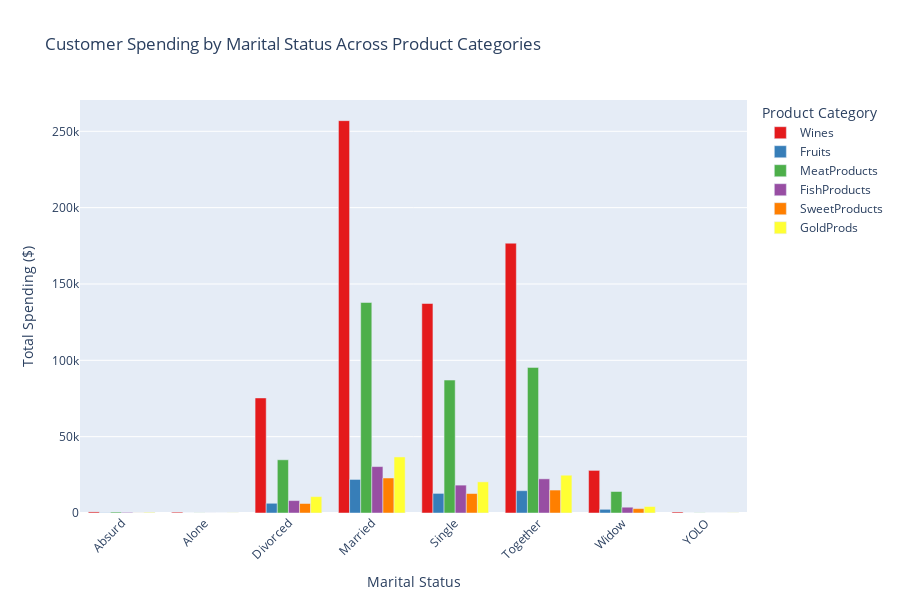

The code cell stored with this chart in its notebook:
### Markdown cell above
### Task B.2 (15 points)

i. Consider that customers are grouped by their **marital statuses**. Develop a bar chart with several sets of bars, in which:

* Each set of bars (bars of the same color) represent the spendings by customers from different groups on a specific product category. For example, customers of "single", "married", ..., on Fruits.
* Within each group, the chart should allow you to easily compare the spending of customers on different product categories (e.g., idenfity the highest spending category by single customers).

ii. Further, answer the following questions in a **text (markdown) cell** and make sure to explain your answer based on the chart:
* For each marital status group, which category of product do they spend the highest amount on?
* Does the marital status affect customers' spending distribution across the product categories?  How?

### Code cell
import plotly.express as px

# Product spending columns
product_columns = ['MntWines', 'MntFruits', 'MntMeatProducts', 
                   'MntFishProducts', 'MntSweetProducts', 'MntGoldProds']

# Calculate total spending by marital status for each product category
marital_spending = df.groupby('Marital_Status')[product_columns].sum().reset_index()

# Reshape data to long format for plotting
marital_spending_long = marital_spending.melt(
    id_vars='Marital_Status',
    value_vars=product_columns,
    var_name='Product_Category',
    value_name='Total_Spending'
)

# Clean up product category names (remove 'Mnt' prefix)
marital_spending_long['Product_Category'] = marital_spending_long['Product_Category'].str.replace('Mnt', '')

# Create GROUPED bar chart
fig = px.bar(
    marital_spending_long,
    x='Marital_Status',
    y='Total_Spending',
    color='Product_Category',
    barmode='group',  # This creates side-by-side bars
    title='Customer Spending by Marital Status Across Product Categories',
    labels={
        'Total_Spending': 'Total Spending ($)',
        'Marital_Status': 'Marital Status',
        'Product_Category': 'Product Category'
    },
    color_discrete_sequence=px.colors.qualitative.Set1
)

fig.update_layout(
    xaxis_tickangle=-45,
    height=600,
    showlegend=True,
    legend_title_text='Product Category'
)

fig.show()

### Figure 1 — Plotly figure (JSON) as saved in the notebook; plotly's stock layout.template omitted (floating-point values rounded to 4 significant figures)
{"data": [{"alignmentgroup": "True", "hovertemplate": "Product Category=Wines<br>Marital Status=%{x}<br>Total Spending ($)=%{y}<extra></extra>", "legendgroup": "Wines", "marker": {"color": "rgb(228,26,28)", "pattern": {"shape": ""}}, "name": "Wines", "offsetgroup": "Wines", "orientation": "v", "showlegend": true, "textposition": "auto", "type": "bar", "x": ["Absurd", "Alone", "Divorced", "Married", "Single", "Together", "Widow", "YOLO"], "xaxis": "x", "y": [711, 554, 75364, 256976, 137217, 176715, 27902, 644], "yaxis": "y"}, {"alignmentgroup": "True", "hovertemplate": "Product Category=Fruits<br>Marital Status=%{x}<br>Total Spending ($)=%{y}<extra></extra>", "legendgroup": "Fruits", "marker": {"color": "rgb(55,126,184)", "pattern": {"shape": ""}}, "name": "Fruits", "offsetgroup": "Fruits", "orientation": "v", "showlegend": true, "textposition": "auto", "type": "bar", "x": ["Absurd", "Alone", "Divorced", "Married", "Single", "Together", "Widow", "YOLO"], "xaxis": "x", "y": [169, 12, 6363, 21981, 12840, 14612, 2422, 6], "yaxis": "y"}, {"alignmentgroup": "True", "hovertemplate": "Product Category=MeatProducts<br>Marital Status=%{x}<br>Total Spending ($)=%{y}<extra></extra>", "legendgroup": "MeatProducts", "marker": {"color": "rgb(77,175,74)", "pattern": {"shape": ""}}, "name": "MeatProducts", "offsetgroup": "MeatProducts", "orientation": "v", "showlegend": true, "textposition": "auto", "type": "bar", "x": ["Absurd", "Alone", "Divorced", "Married", "Single", "Together", "Widow", "YOLO"], "xaxis": "x", "y": [625, 79, 34848, 137888, 87064, 95374, 14085, 100], "yaxis": "y"}, {"alignmentgroup": "True", "hovertemplate": "Product Category=FishProducts<br>Marital Status=%{x}<br>Total Spending ($)=%{y}<extra></extra>", "legendgroup": "FishProducts", "marker": {"color": "rgb(152,78,163)", "pattern": {"shape": ""}}, "name": "FishProducts", "offsetgroup": "FishProducts", "orientation": "v", "showlegend": true, "textposition": "auto", "type": "bar", "x": ["Absurd", "Alone", "Divorced", "Married", "Single", "Together", "Widow", "YOLO"], "xaxis": "x", "y": [411, 23, 8130, 30395, 18262, 22383, 3793, 8], "yaxis": "y"}, {"alignmentgroup": "True", "hovertemplate": "Product Category=SweetProducts<br>Marital Status=%{x}<br>Total Spending ($)=%{y}<extra></extra>", "legendgroup": "SweetProducts", "marker": {"color": "rgb(255,127,0)", "pattern": {"shape": ""}}, "name": "SweetProducts", "offsetgroup": "SweetProducts", "orientation": "v", "showlegend": true, "textposition": "auto", "type": "bar", "x": ["Absurd", "Alone", "Divorced", "Married", "Single", "Together", "Widow", "YOLO"], "xaxis": "x", "y": [61, 21, 6222, 22926, 12751, 15031, 2878, 6], "yaxis": "y"}, {"alignmentgroup": "True", "hovertemplate": "Product Category=GoldProds<br>Marital Status=%{x}<br>Total Spending ($)=%{y}<extra></extra>", "legendgroup": "GoldProds", "marker": {"color": "rgb(255,255,51)", "pattern": {"shape": ""}}, "name": "GoldProds", "offsetgroup": "GoldProds", "orientation": "v", "showlegend": true, "textposition": "auto", "type": "bar", "x": ["Absurd", "Alone", "Divorced", "Married", "Single", "Together", "Widow", "YOLO"], "xaxis": "x", "y": [408, 81, 10739, 36719, 20397, 24754, 4245, 84], "yaxis": "y"}], "layout": {"barmode": "group", "height": 600, "legend": {"title": {"text": "Product Category"}, "tracegroupgap": 0}, "showlegend": true, "title": {"text": "Customer Spending by Marital Status Across Product Categories"}, "xaxis": {"anchor": "y", "domain": [0, 1], "tickangle": -45, "title": {"text": "Marital Status"}}, "yaxis": {"anchor": "x", "domain": [0, 1], "title": {"text": "Total Spending ($)"}}}}
